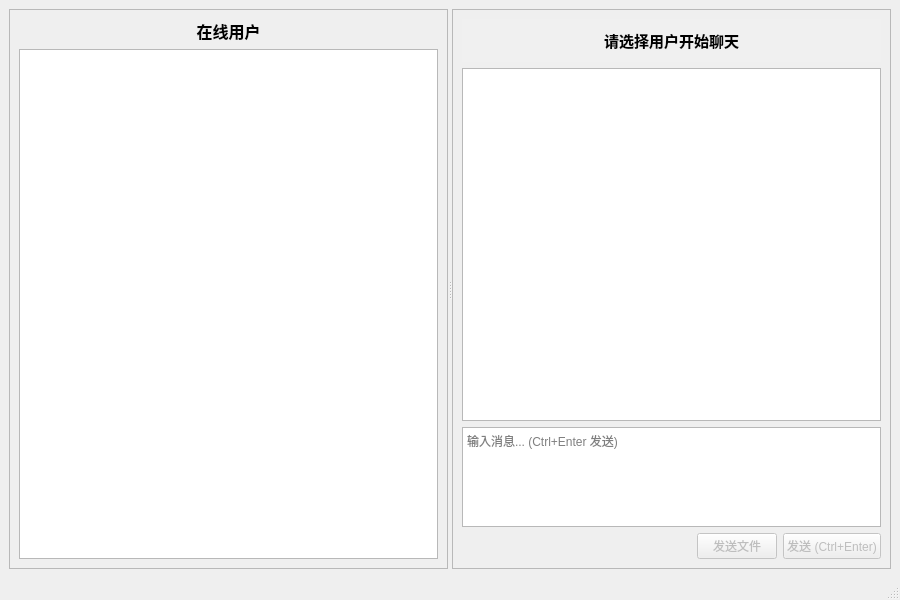
<?xml version="1.0" encoding="UTF-8"?>
<ui version="4.0">
 <class>MainWindow</class>
 <widget class="QMainWindow" name="MainWindow">
  <property name="geometry">
   <rect>
    <x>0</x>
    <y>0</y>
    <width>900</width>
    <height>600</height>
   </rect>
  </property>
  <property name="windowTitle">
   <string>MiniChat - 局域网聊天工具</string>
  </property>
  <widget class="QWidget" name="centralwidget">
   <layout class="QHBoxLayout" name="horizontalLayout">
    <item>
     <widget class="QSplitter" name="splitter">
      <property name="orientation">
       <enum>Qt::Horizontal</enum>
      </property>
      <!-- 左侧：用户列表面板 -->
      <widget class="QFrame" name="userListFrame">
       <property name="frameShape">
        <enum>QFrame::StyledPanel</enum>
       </property>
       <property name="frameShadow">
        <enum>QFrame::Raised</enum>
       </property>
       <layout class="QVBoxLayout" name="verticalLayout">
        <item>
         <widget class="QLabel" name="userListTitle">
          <property name="text">
           <string>在线用户</string>
          </property>
          <property name="alignment">
           <set>Qt::AlignCenter</set>
          </property>
          <property name="font">
           <font>
            <pointsize>12</pointsize>
            <weight>75</weight>
            <bold>true</bold>
           </font>
          </property>
         </widget>
        </item>
        <item>
         <widget class="QListWidget" name="userList"/>
        </item>
       </layout>
      </widget>
      <!-- 右侧：聊天面板 -->
      <widget class="QFrame" name="chatFrame">
       <property name="frameShape">
        <enum>QFrame::StyledPanel</enum>
       </property>
       <property name="frameShadow">
        <enum>QFrame::Raised</enum>
       </property>
       <layout class="QVBoxLayout" name="verticalLayout_2">
        <item>
         <widget class="QLabel" name="chatTitle">
          <property name="text">
           <string>请选择用户开始聊天</string>
          </property>
          <property name="alignment">
           <set>Qt::AlignCenter</set>
          </property>
          <property name="font">
           <font>
            <pointsize>11</pointsize>
            <weight>75</weight>
            <bold>true</bold>
           </font>
          </property>
          <property name="styleSheet">
           <string>padding: 10px; background-color: #f0f0f0;</string>
          </property>
         </widget>
        </item>
        <item>
         <widget class="QTextEdit" name="messageDisplay">
          <property name="readOnly">
           <bool>true</bool>
          </property>
         </widget>
        </item>
        <item>
         <widget class="QTextEdit" name="messageInput">
          <property name="maximumSize">
           <size>
            <width>16777215</width>
            <height>100</height>
           </size>
          </property>
          <property name="placeholderText">
           <string>输入消息... (Ctrl+Enter 发送)</string>
          </property>
         </widget>
        </item>
        <item>
         <layout class="QHBoxLayout" name="horizontalLayout_2">
          <item>
           <spacer name="horizontalSpacer">
            <property name="orientation">
             <enum>Qt::Horizontal</enum>
            </property>
            <property name="sizeHint" stdset="0">
             <size>
              <width>40</width>
              <height>20</height>
             </size>
            </property>
           </spacer>
          </item>
          <item>
           <widget class="QPushButton" name="sendFileBtn">
            <property name="enabled">
             <bool>false</bool>
            </property>
            <property name="text">
             <string>发送文件</string>
            </property>
           </widget>
          </item>
          <item>
           <widget class="QPushButton" name="sendBtn">
            <property name="enabled">
             <bool>false</bool>
            </property>
            <property name="text">
             <string>发送 (Ctrl+Enter)</string>
            </property>
           </widget>
          </item>
         </layout>
        </item>
       </layout>
      </widget>
     </widget>
    </item>
   </layout>
  </widget>
  <widget class="QStatusBar" name="statusbar"/>
 </widget>
 <resources/>
 <connections/>
</ui>
